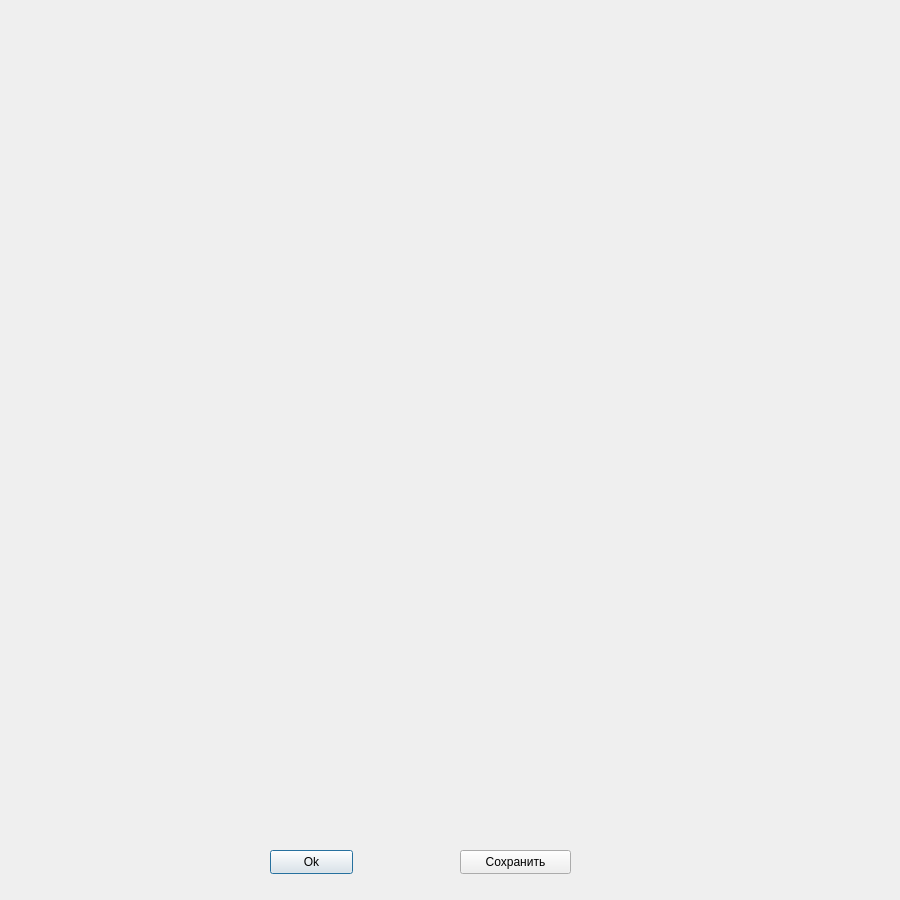
<?xml version="1.0" encoding="UTF-8"?>
<ui version="4.0">
 <class>Graph_window</class>
 <widget class="QDialog" name="Graph_window">
  <property name="geometry">
   <rect>
    <x>0</x>
    <y>0</y>
    <width>900</width>
    <height>900</height>
   </rect>
  </property>
  <property name="windowTitle">
   <string>Dialog</string>
  </property>
  <widget class="QFrame" name="horizontalFrame">
   <property name="geometry">
    <rect>
     <x>0</x>
     <y>0</y>
     <width>881</width>
     <height>801</height>
    </rect>
   </property>
   <layout class="QHBoxLayout" name="horizontalLayout"/>
  </widget>
  <widget class="QPushButton" name="pushButton">
   <property name="geometry">
    <rect>
     <x>270</x>
     <y>850</y>
     <width>83</width>
     <height>24</height>
    </rect>
   </property>
   <property name="text">
    <string>Ok</string>
   </property>
  </widget>
  <widget class="QPushButton" name="pushButton_2">
   <property name="geometry">
    <rect>
     <x>460</x>
     <y>850</y>
     <width>111</width>
     <height>24</height>
    </rect>
   </property>
   <property name="text">
    <string>Сохранить</string>
   </property>
  </widget>
 </widget>
 <resources/>
 <connections/>
</ui>
